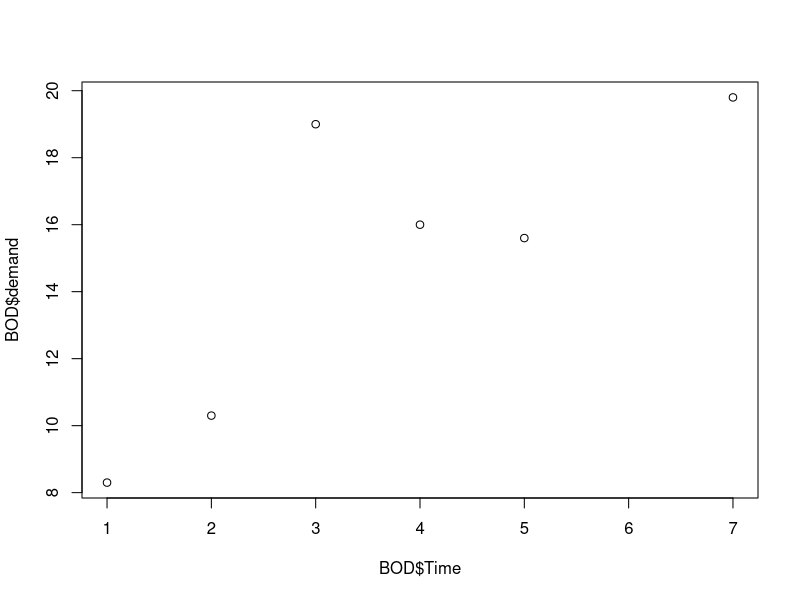

Generate this figure with R:
## ---- chunk 1
knitr::opts_chunk$set(echo = TRUE)
## ---- chunk 2
summary(BOD)
## ---- chunk 3

plot(BOD$demand~BOD$Time)

